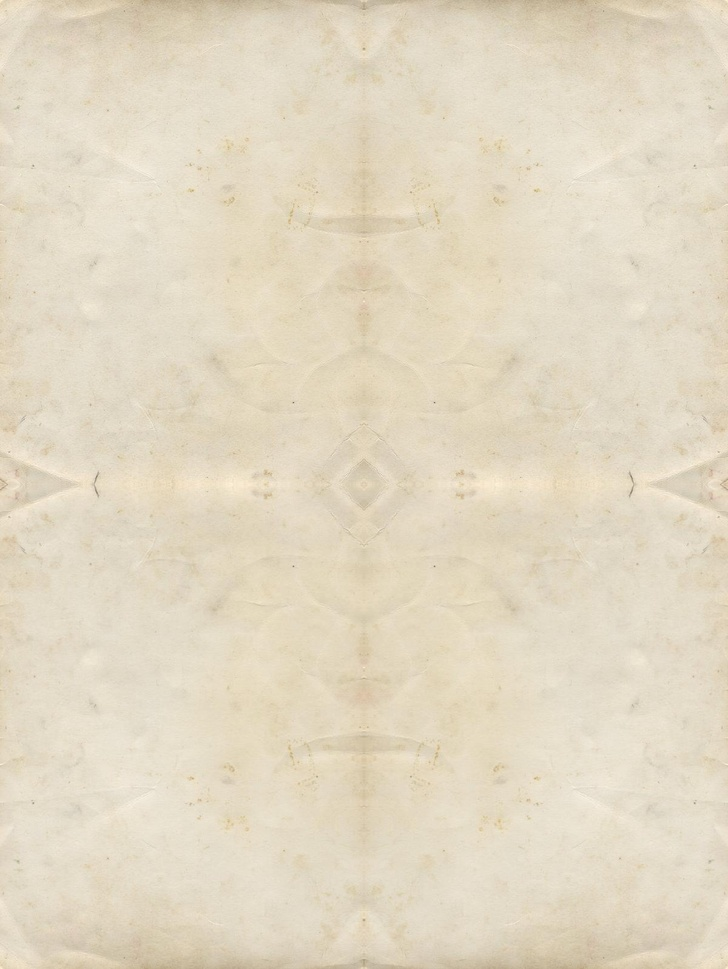
#> input picture images/old-paper.jpg, 728 x 969 px, shrunk from 1200 x 1596 before the run
$ python imager.py
#> lines starting #> are read from the running program, lines starting #| are printed output that depends on the picture
from PIL import Image, ImageOps

def create_mirror_image(input_image_path):
    # Open the image
#> called with input_image_path = 'old-paper.jpg'
    original_image = Image.open(input_image_path)
#> original_image is the input picture: PIL image 728x969 RGB; mean R, G, B 226.5, 216.1, 194.5

    # Create a mirror copy
    mirror_image = ImageOps.mirror(original_image)

    # Concatenate the original and mirror copy side by side
    result_image = Image.new('RGB', (original_image.width * 2, original_image.height))
#> result_image: PIL image 1456x969 RGB; every value is 0
    result_image.paste(original_image, (0, 0))
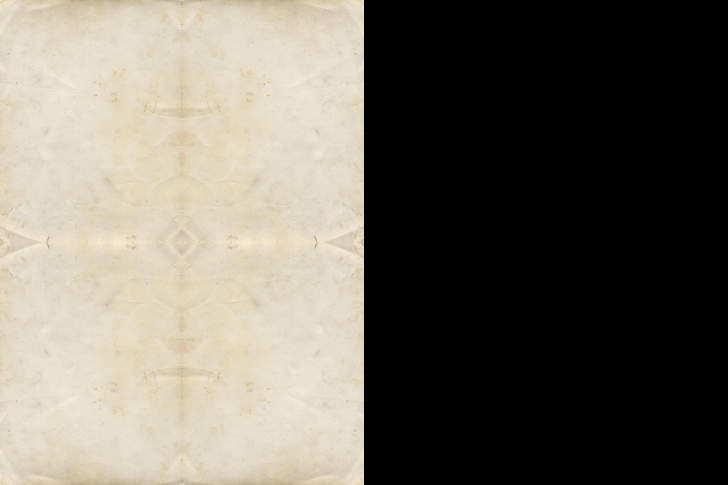
#> result_image: PIL image 1456x969 RGB (shown at 1/2 size); mean R, G, B 113.2, 108.1, 97.3
    result_image.paste(mirror_image, (original_image.width, 0))
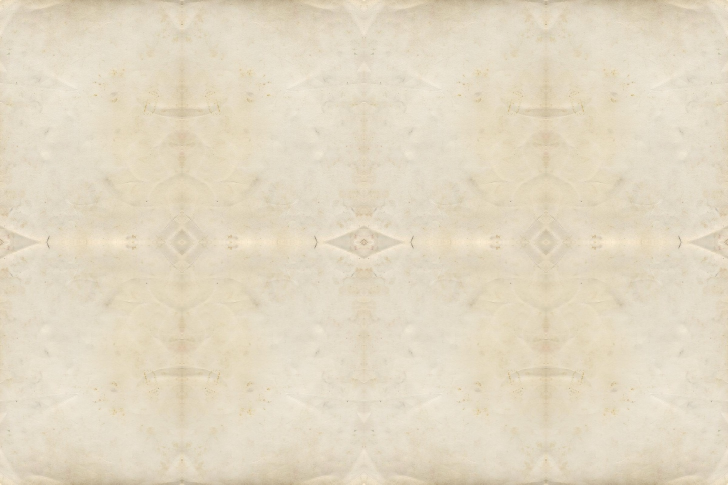
#> result_image: PIL image 1456x969 RGB (shown at 1/2 size); mean R, G, B 226.5, 216.1, 194.5

    original_image = result_image

    mirrored_image = original_image.transpose(Image.FLIP_TOP_BOTTOM)

    # Get the size of the original image
    width, height = original_image.size
#> width = 1456; height = 969

    # Create a new image with double the height
    new_image = Image.new('RGB', (width, height * 2))
#> new_image: PIL image 1456x1938 RGB; every value is 0

    # Paste the original image at the top
    new_image.paste(original_image, (0, 0))
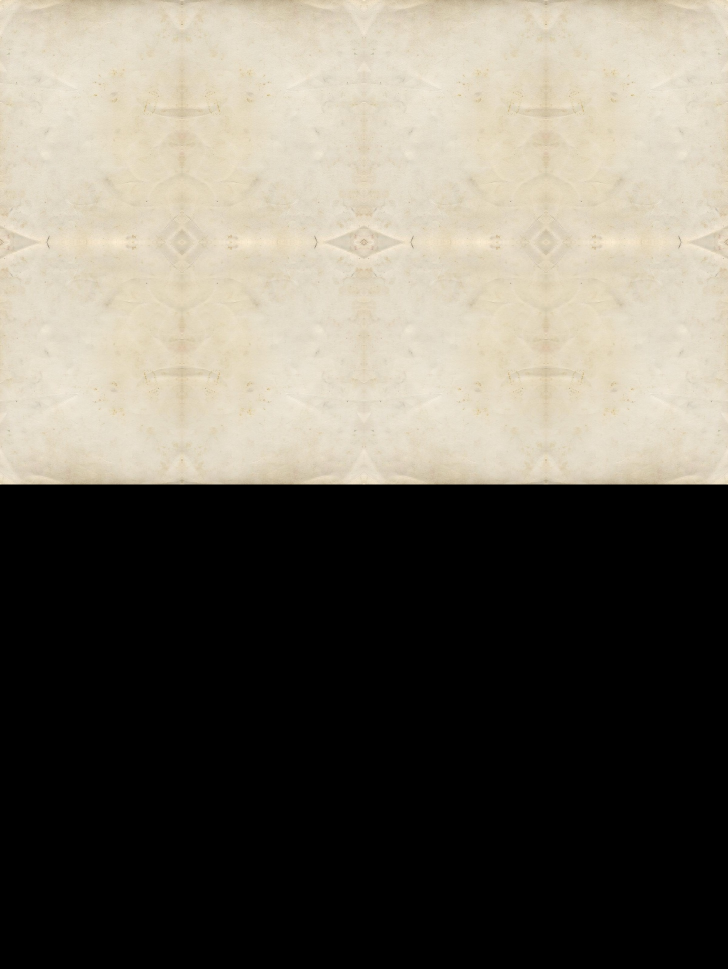
#> new_image: PIL image 1456x1938 RGB (shown at 1/2 size); mean R, G, B 113.2, 108.1, 97.3

    # Paste the mirrored image at the bottom
    new_image.paste(mirrored_image, (0, height))
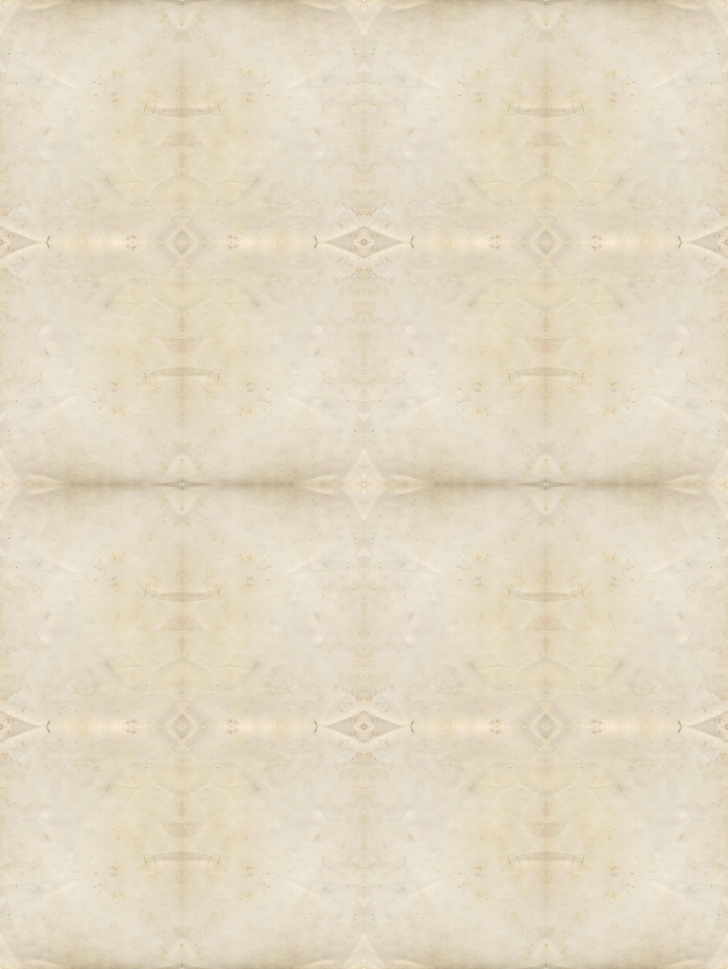
#> new_image: PIL image 1456x1938 RGB (shown at 1/2 size); mean R, G, B 226.5, 216.1, 194.5


    return new_image

def main():
    input_image_path = "old-paper.jpg"  # Replace with the actual path to your image
    result_image = create_mirror_image(input_image_path)

    # Save the resulting image
    result_image.save("nold-paper-2.jpg")  # Replace with the desired path to save the result

if __name__ == "__main__":
    main()

$ run again, with images/san-1-min.jpg copied over images/old-paper.jpg
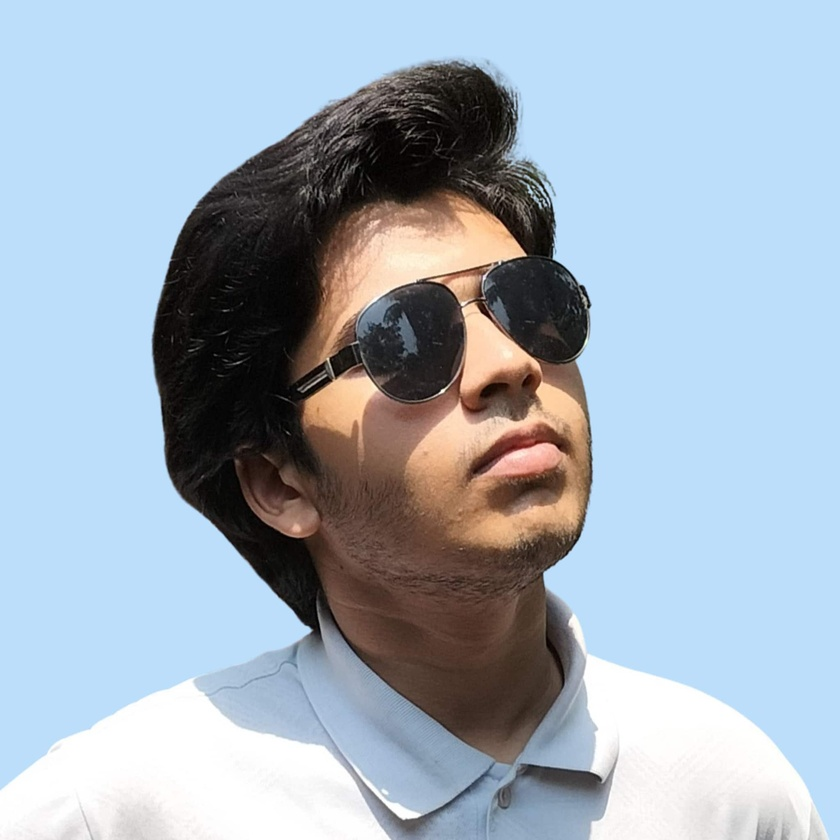
#> input picture images/san-1-min.jpg, 840 x 840 px, shrunk from 2048 x 2048 before the run
#> in create_mirror_image, original_image is the input picture: PIL image 840x840 RGB; mean R, G, B 161.3, 174.7, 187.6
#> in create_mirror_image, `mirrored_image = original_image.transpose(Image.FLIP_TOP_BOTTOM)`:
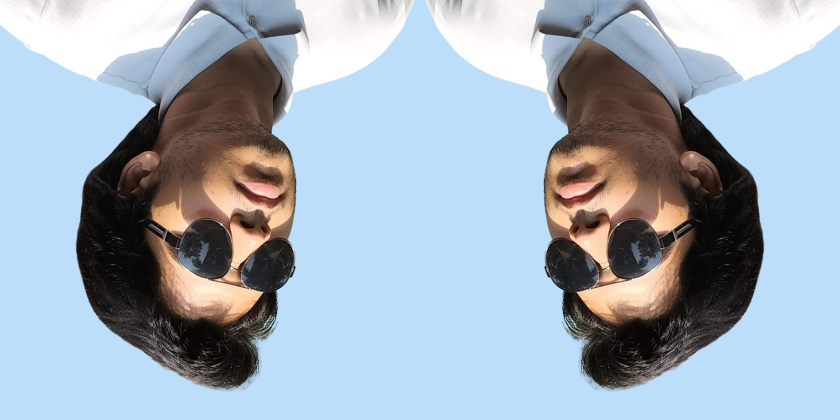
#> mirrored_image: PIL image 1680x840 RGB (shown at 1/2 size); mean R, G, B 161.3, 174.7, 187.6
#> in create_mirror_image, `new_image.paste(mirrored_image, (0, height))`:
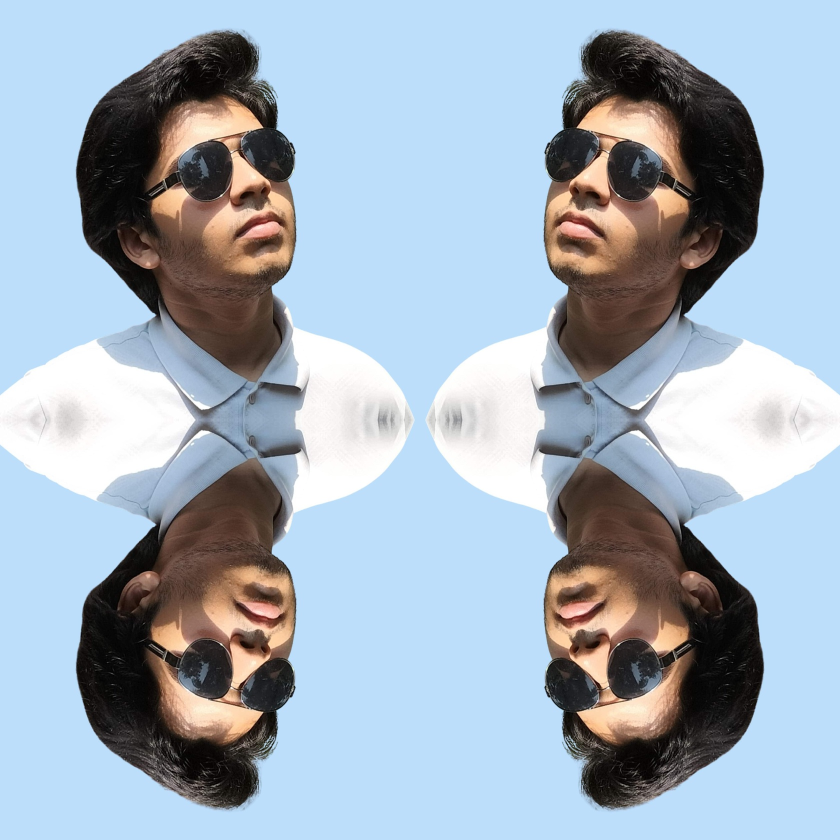
#> new_image: PIL image 1680x1680 RGB (shown at 1/2 size); mean R, G, B 161.3, 174.7, 187.6
